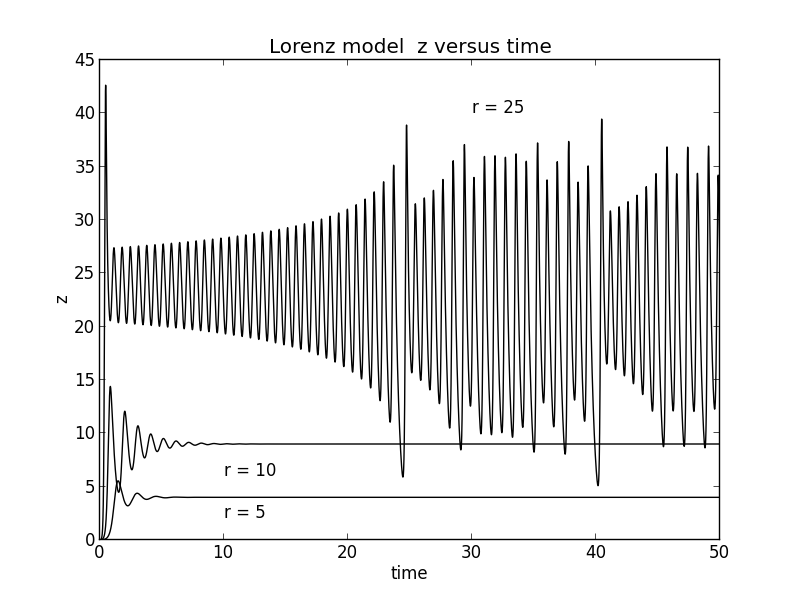

Python code for this plot:
# -*- coding: utf-8 -*-
"""
Created on Fri Feb  5 10:31:39 2016
Variation of the Lorenz variable z as a function of time,
using Euler method.
@author: nightwing
"""

from tqdm import tqdm
import matplotlib.pyplot as plt


def LORENZ_MODEL(x, y, z, r):
    delta = 10           # argument delta
    b = 8.0 / 3          # argument b
    t = 0                # initial time
    dt = 0.0001          # time step
    t_end = 50           # end of time
    time = []            # this list store the time
    displacement_z = []  # this list store the z
    while t <= t_end:
        time.append(t)
        displacement_z.append(z)
        x += (delta * (y - x)) * dt
        y += (- x * z + r * x - y) * dt
        z += (x * y - b * z) * dt
        t += dt
    return [time, displacement_z]

# -----------------caculate------------------
situations = []  # this list store different trajectories

for r in tqdm([5, 10, 25]):
    situations.append(LORENZ_MODEL(1.0, 0.0, 0.0, r))

# -----------------graph---------------
plt.title("Lorenz model  z versus time")
plt.xlabel("time")
plt.ylabel("z")
for i in range(len(situations)):
    plt.plot(situations[i][0], situations[i][1], "k-")
plt.text(10, 2, "r = 5")
plt.text(10, 6, "r = 10")
plt.text(30, 40, "r = 25")
plt.show()
